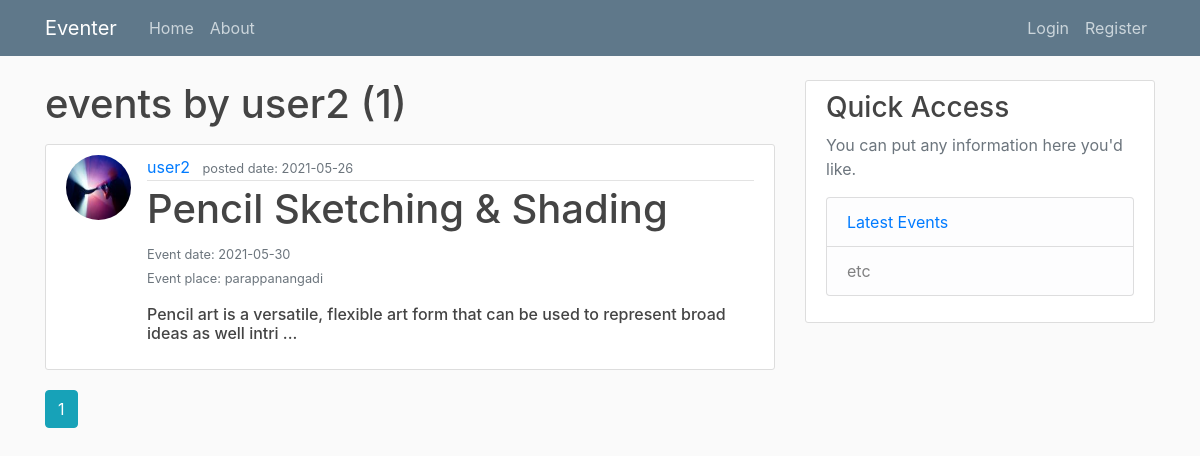
Page /event/user2 on the committed database.
### project/models.py (models this page shows, shortened)
class User(db.Model,UserMixin):
    id = db.Column(db.Integer, primary_key=True)
    username = db.Column(db.String(20),unique=True,nullable=False)
    email = db.Column(db.String(50),unique=True,nullable=False)
    image_file = db.Column(db.String(120),nullable=False,default='default.jpg')
    password_hash = db.Column(db.String(160),nullable=False)
    email_varified = db.Column(db.Boolean, nullable=False, default=False)
    events = db.relationship('Event',backref='author',lazy=True)
    participated_events = db.relationship(
            'Event',secondary=participated_events, backref='participents', lazy=True)

class Event(db.Model):
    id = db.Column(db.Integer,primary_key=True)
    user_id = db.Column(db.Integer,db.ForeignKey('user.id'),nullable=False)
    title = db.Column(db.String(50),nullable=False)
    date_posted = db.Column(db.DateTime,nullable=False,default=datetime.utcnow)
    event_date = db.Column(db.DateTime,nullable=False)
    state = db.Column(db.String(20),nullable=False)
    city = db.Column(db.String(20),nullable=False)
    place = db.Column(db.String(50),nullable=False)
    category = db.Column(db.String(50),nullable=False)
    seat = db.Column(db.Integer)
    description = db.Column(db.Text,nullable=False)

### project/events/views.py (the view)
@events.route('/event/<string:username>')
def user_events(username):
    page = request.args.get('page',1,type=int)
    user = User.query.filter_by(username=username).first_or_404()
    event = Event.query.filter_by(author=user)\
            .order_by(Event.date_posted.desc()).paginate(per_page=5,page=page)
    return render_template('user_events.html',user=user,events=event)

### project/templates/user_events.html
{% extends "layout.html" %}
{% block content %}
    <h1 class="mb-3">events by {{ user.username }} ({{ events.total }})</h1>
    {% for event in events.items %}
        <article class="media content-section">
          <img class="rounded-circle article-img" src="{{ url_for('static', filename='profile_pics/' + event.author.image_file) }}">
          <div class="media-body">
            <div class="article-metadata">
              <a class="mr-2" href="{{ url_for('events.user_events', username=event.author.username) }}">{{ event.author.username }}</a>
              <small class="text-muted">posted date: {{ event.date_posted.strftime('%Y-%m-%d') }}</small>
            </div>
            <h1><a class="article-title" href="{{ url_for('events.event', event_id=event.id) }}">{{ event.title }}</a></h1>
             <small class="text-muted">Event date: {{ event.event_date.strftime('%Y-%m-%d') }}</small>
             <br>
             <small class="text-muted">Event place: {{ event.place }}</small>
            <p class="article-content"><h6>{{ event.description[:100] }} ...</h6></p>
          </div>
        </article>
    {% endfor %}
    {% for page_num in events.iter_pages(left_edge=1, right_edge=1, left_current=1, right_current=2) %}
      {% if page_num %}
        {% if events.page == page_num %}
          <a class="btn btn-info mb-4" href="{{ url_for('events.user_events', username=user.username, page=page_num) }}">{{ page_num }}</a>
        {% else %}
          <a class="btn btn-outline-info mb-4" href="{{ url_for('events.user_events', username=user.username, page=page_num) }}">{{ page_num }}</a>
        {% endif %}
      {% else %}
        ...
      {% endif %}
    {% endfor %}
{% endblock content %}

### project/static/main.css (style rules this page uses)
body { background: #fafafa; color: #333333; margin-top: 5rem; }
h1, h2, h3, h4, h5, h6 { color: #444444; }
.content-section { background: #ffffff; padding: 10px 20px; border: 1px solid #dddddd; border-radius: 3px; margin-bottom: 20px; }
.article-title { color: #444444; }
.article-content { white-space: pre-line; }
.article-img { height: 65px; width: 65px; margin-right: 16px; }
.article-metadata { padding-bottom: 1px; margin-bottom: 4px; border-bottom: 1px solid #e3e3e3 }

### rows in the picture
User: username "user2"
Event: image_file (picture), author.username "user2", date_posted "2021-05-26", title "Pencil Sketching & Shading", event_date "2021-05-30", place "parappanangadi", description "Pencil art is a versatile, flexible art form that can be used to represent broad ideas as well intri"

### other values in the picture
{{ events.total }} "1"
{{ page_num }} "1"
